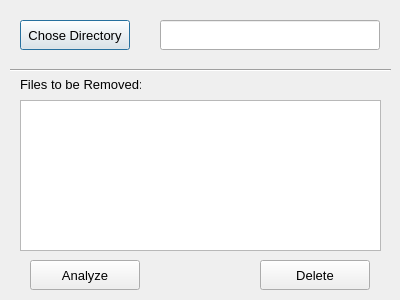
<?xml version="1.0" encoding="UTF-8"?>
<ui version="4.0">
 <class>MainWindow</class>
 <widget class="QDialog" name="MainWindow">
  <property name="geometry">
   <rect>
    <x>0</x>
    <y>0</y>
    <width>400</width>
    <height>300</height>
   </rect>
  </property>
  <property name="windowTitle">
   <string>Duplicate Remover</string>
  </property>
  <widget class="QPushButton" name="browse_btn">
   <property name="geometry">
    <rect>
     <x>20</x>
     <y>20</y>
     <width>110</width>
     <height>30</height>
    </rect>
   </property>
   <property name="font">
    <font>
     <pointsize>10</pointsize>
    </font>
   </property>
   <property name="text">
    <string>Chose Directory</string>
   </property>
  </widget>
  <widget class="QLineEdit" name="dir_name">
   <property name="geometry">
    <rect>
     <x>160</x>
     <y>20</y>
     <width>220</width>
     <height>30</height>
    </rect>
   </property>
   <property name="font">
    <font>
     <pointsize>10</pointsize>
    </font>
   </property>
  </widget>
  <widget class="QPushButton" name="analyze_btn">
   <property name="geometry">
    <rect>
     <x>30</x>
     <y>260</y>
     <width>110</width>
     <height>30</height>
    </rect>
   </property>
   <property name="font">
    <font>
     <pointsize>10</pointsize>
    </font>
   </property>
   <property name="text">
    <string>Analyze</string>
   </property>
  </widget>
  <widget class="QPushButton" name="delete_btn">
   <property name="geometry">
    <rect>
     <x>260</x>
     <y>260</y>
     <width>110</width>
     <height>30</height>
    </rect>
   </property>
   <property name="font">
    <font>
     <pointsize>10</pointsize>
    </font>
   </property>
   <property name="text">
    <string>Delete</string>
   </property>
  </widget>
  <widget class="Line" name="line">
   <property name="geometry">
    <rect>
     <x>10</x>
     <y>60</y>
     <width>381</width>
     <height>20</height>
    </rect>
   </property>
   <property name="orientation">
    <enum>Qt::Horizontal</enum>
   </property>
  </widget>
  <widget class="QListWidget" name="listWidget">
   <property name="geometry">
    <rect>
     <x>20</x>
     <y>100</y>
     <width>361</width>
     <height>151</height>
    </rect>
   </property>
  </widget>
  <widget class="QLabel" name="label">
   <property name="geometry">
    <rect>
     <x>20</x>
     <y>76</y>
     <width>121</width>
     <height>16</height>
    </rect>
   </property>
   <property name="font">
    <font>
     <pointsize>10</pointsize>
    </font>
   </property>
   <property name="text">
    <string>Files to be Removed:</string>
   </property>
  </widget>
 </widget>
 <resources/>
 <connections/>
</ui>
